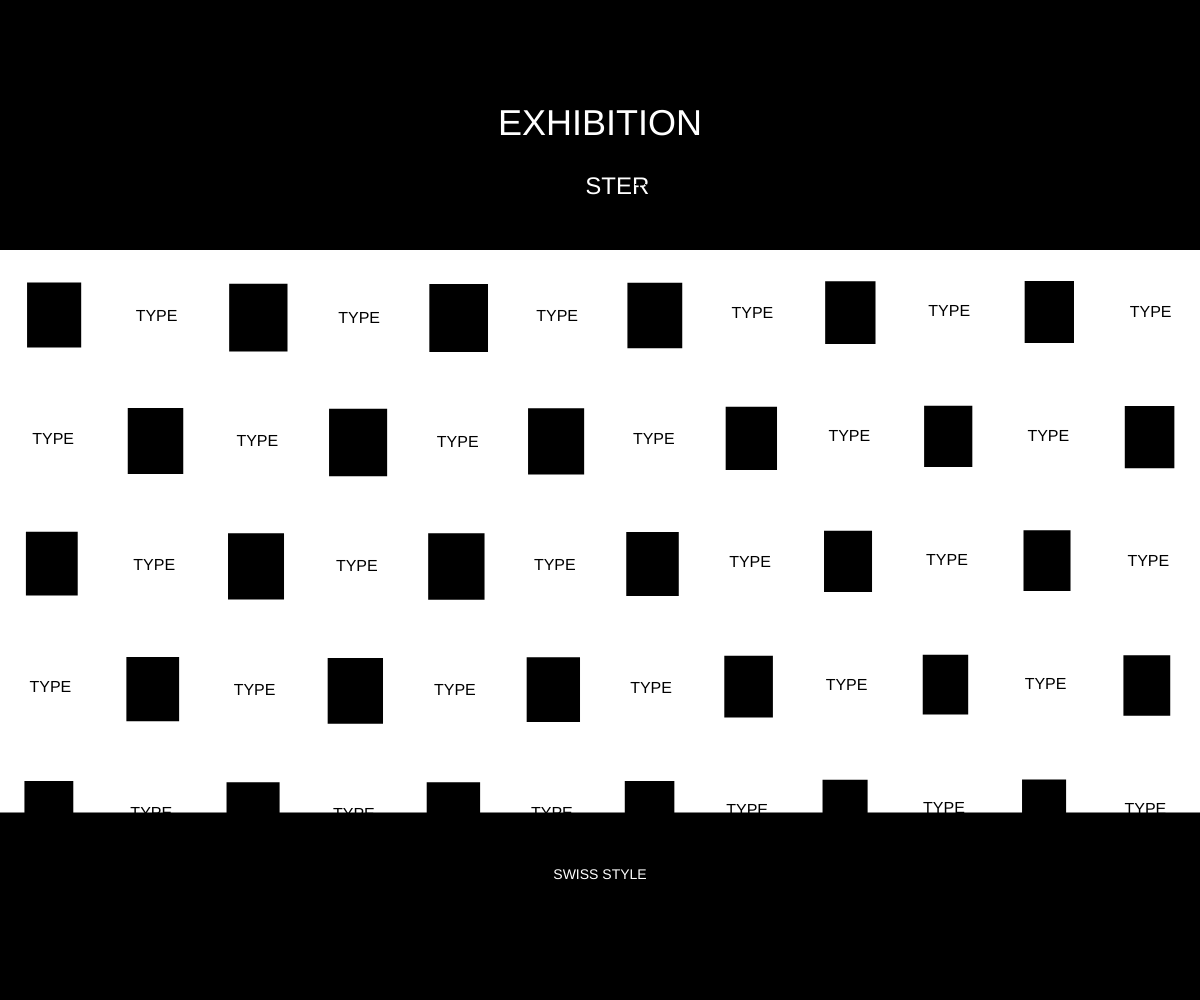
Frame 1 (no input)
Frame 2 (the mouse pressed at the canvas centre, redrawn once): identical to frame 1, image omitted

The p5.js sketch that drew this single still picture (run headless with seeded random() and noise() and a simulated clock; the mouse was pressed at the canvas centre and the sketch redrawn once):

// p5.js sketch
// ── sketch.js
function setup() {
  createCanvas(windowWidth, windowHeight);
  textAlign(CENTER, CENTER);
  textSize(48);
  textFont('Arial');
  noLoop();
}

function draw() {
  background(255);
  
  // Grid parameters with rhythmic spacing
  const cols = 12;
  const rows = 8;
  const baseCellWidth = width / cols;
  const baseCellHeight = height / rows;
  
  // Typography elements
  fill(0);
  noStroke();
  
  // Title block (large text)
  rect(0, 0, width, baseCellHeight * 2);
  fill(255);
  textSize(36);
  text("EXHIBITION", width/2, baseCellHeight);
  textSize(24);
  text("POSTER", width/2, baseCellHeight * 1.5);
  
  // Grid-based layout with rhythmic spacing
  textSize(16);
  fill(0);
  
  for (let i = 0; i < cols; i++) {
    for (let j = 0; j < rows; j++) {
      if (i === 0 && j === 0) continue; // Skip title area
      if (i === cols - 1 && j === rows - 1) continue; // Skip last cell
      
      // Apply rhythmic spacing variation
      const rhythmFactor = sin(i * 0.5) * 0.1 + cos(j * 0.3) * 0.1;
      const cellWidth = baseCellWidth * (1 + rhythmFactor);
      const cellHeight = baseCellHeight * (1 + rhythmFactor * 0.5);
      
      const x = i * baseCellWidth;
      const y = j * baseCellHeight;
      
      // Alternate between text and geometric shapes
      if ((i + j) % 2 === 0) {
        // Geometric shapes with rhythmic positioning
        rect(x + cellWidth/4, y + cellHeight/4, cellWidth/2, cellHeight/2);
      } else {
        // Text elements
        text("TYPE", x + cellWidth/2, y + cellHeight/2);
      }
    }
  }
  
  // Footer block
  rect(0, height - baseCellHeight * 1.5, width, baseCellHeight * 1.5);
  fill(255);
  textSize(14);
  text("SWISS STYLE", width/2, height - baseCellHeight);
}

function windowResized() {
  resizeCanvas(windowWidth, windowHeight);
}
